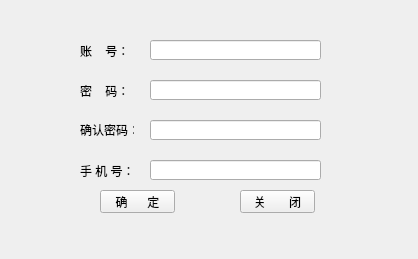
<?xml version="1.0" encoding="UTF-8"?>
<ui version="4.0">
 <class>zhuce</class>
 <widget class="QWidget" name="zhuce">
  <property name="geometry">
   <rect>
    <x>0</x>
    <y>0</y>
    <width>418</width>
    <height>259</height>
   </rect>
  </property>
  <property name="minimumSize">
   <size>
    <width>418</width>
    <height>259</height>
   </size>
  </property>
  <property name="maximumSize">
   <size>
    <width>418</width>
    <height>16777215</height>
   </size>
  </property>
  <property name="windowTitle">
   <string>zhuce</string>
  </property>
  <widget class="QLabel" name="label">
   <property name="geometry">
    <rect>
     <x>80</x>
     <y>40</y>
     <width>54</width>
     <height>21</height>
    </rect>
   </property>
   <property name="text">
    <string>账    号：</string>
   </property>
  </widget>
  <widget class="QLineEdit" name="zhuce_zhanghao">
   <property name="geometry">
    <rect>
     <x>150</x>
     <y>40</y>
     <width>171</width>
     <height>20</height>
    </rect>
   </property>
  </widget>
  <widget class="QLabel" name="label_2">
   <property name="geometry">
    <rect>
     <x>80</x>
     <y>80</y>
     <width>54</width>
     <height>21</height>
    </rect>
   </property>
   <property name="text">
    <string>密    码：</string>
   </property>
  </widget>
  <widget class="QLabel" name="label_3">
   <property name="geometry">
    <rect>
     <x>80</x>
     <y>160</y>
     <width>54</width>
     <height>21</height>
    </rect>
   </property>
   <property name="text">
    <string>手 机 号：</string>
   </property>
  </widget>
  <widget class="QLineEdit" name="zhuce_mima">
   <property name="geometry">
    <rect>
     <x>150</x>
     <y>80</y>
     <width>171</width>
     <height>20</height>
    </rect>
   </property>
  </widget>
  <widget class="QLineEdit" name="zhuce_shoujihao">
   <property name="geometry">
    <rect>
     <x>150</x>
     <y>160</y>
     <width>171</width>
     <height>20</height>
    </rect>
   </property>
  </widget>
  <widget class="QPushButton" name="zhuce_quedingbt">
   <property name="geometry">
    <rect>
     <x>100</x>
     <y>190</y>
     <width>75</width>
     <height>23</height>
    </rect>
   </property>
   <property name="text">
    <string>确      定</string>
   </property>
  </widget>
  <widget class="QPushButton" name="zhuce_guanbibt">
   <property name="geometry">
    <rect>
     <x>240</x>
     <y>190</y>
     <width>75</width>
     <height>23</height>
    </rect>
   </property>
   <property name="text">
    <string>关       闭</string>
   </property>
  </widget>
  <widget class="QLabel" name="label_4">
   <property name="geometry">
    <rect>
     <x>80</x>
     <y>120</y>
     <width>54</width>
     <height>21</height>
    </rect>
   </property>
   <property name="text">
    <string>&lt;html&gt;&lt;head/&gt;&lt;body&gt;&lt;p&gt;确认密码：&lt;/p&gt;&lt;/body&gt;&lt;/html&gt;</string>
   </property>
  </widget>
  <widget class="QLineEdit" name="zhuce_mimaqueren">
   <property name="geometry">
    <rect>
     <x>150</x>
     <y>120</y>
     <width>171</width>
     <height>20</height>
    </rect>
   </property>
  </widget>
 </widget>
 <layoutdefault spacing="6" margin="11"/>
 <resources/>
 <connections/>
</ui>
